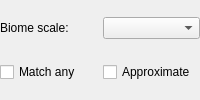
                <widget class="QWidget" name="pageBiomeOpt">
                 <property name="sizePolicy">
                  <sizepolicy hsizetype="Preferred" vsizetype="Fixed">
                   <horstretch>0</horstretch>
                   <verstretch>0</verstretch>
                  </sizepolicy>
                 </property>
                 <layout class="QGridLayout" name="gridLayout_30">
                  <property name="leftMargin">
                   <number>0</number>
                  </property>
                  <property name="topMargin">
                   <number>0</number>
                  </property>
                  <property name="rightMargin">
                   <number>0</number>
                  </property>
                  <property name="bottomMargin">
                   <number>0</number>
                  </property>
                  <item row="2" column="1">
                   <widget class="QCheckBox" name="checkApprox">
                    <property name="toolTip">
                     <string>Enables optimizations that trade some accuracy for speed</string>
                    </property>
                    <property name="text">
                     <string>Approximate</string>
                    </property>
                   </widget>
                  </item>
                  <item row="0" column="0">
                   <widget class="QLabel" name="labelBiomeScale">
                    <property name="text">
                     <string>Biome scale:</string>
                    </property>
                   </widget>
                  </item>
                  <item row="2" column="0">
                   <widget class="QCheckBox" name="checkMatchAny">
                    <property name="toolTip">
                     <string>&lt;html&gt;&lt;head/&gt;&lt;body&gt;&lt;p style=&quot;white-space:pre&quot;&gt;Satisfied if &lt;span style=&quot; font-weight:600;&quot;&gt;any&lt;/span&gt; of the checked biomes are present&lt;/p&gt;&lt;/body&gt;&lt;/html&gt;</string>
                    </property>
                    <property name="text">
                     <string>Match any</string>
                    </property>
                   </widget>
                  </item>
                  <item row="0" column="1">
                   <widget class="StyledComboBox" name="comboScale"/>
                  </item>
                 </layout>
                </widget>
